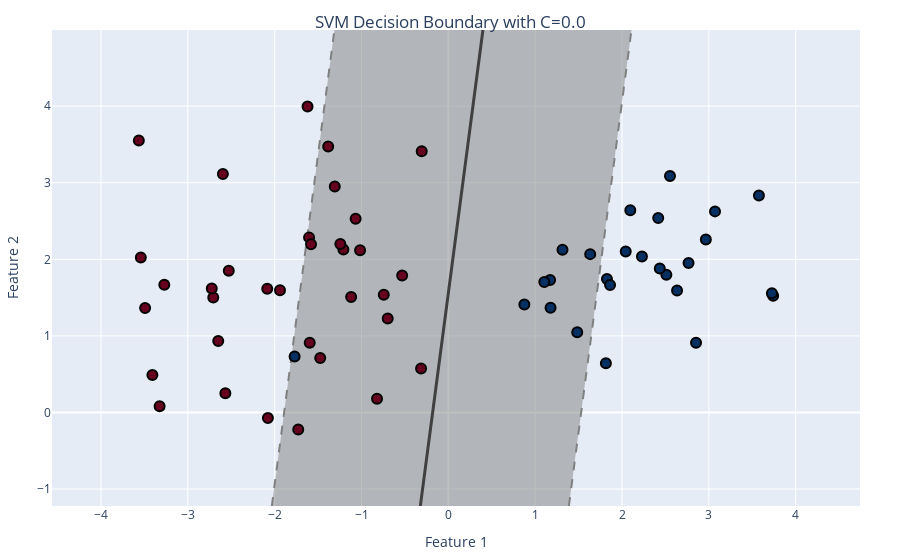

Notebook code cell kept with this figure:
### Markdown cell above
## Tikslumo metrikos klasifikacijos uždaviniams

1. **Maišos matrica (angl. confusion matrix)**:
   - Maišos matrica pateikia informaciją apie tikruosius teigiamus (TP), tikruosius neigiamus (TN), klaidingus teigiamus (FP) ir klaidingus neigiamus (FN) atvejus.
   
<div style="text-align: center;">
<img src="https://raw.githubusercontent.com/ugniusalekna/intro-to-ml/main/images/confusion_matrix.png" alt="confusion-matrix" width="45%">
</div>

2. **Tikslumas (angl. accuracy)**:
   - Tikslumas yra teisingai klasifikuotų ir visų atvejų santykis:
     $$
     \text{Accuracy} = \frac{\text{TP + TN}}{\text{TP + TN + FP + FN}}
     $$
   - Tikslumas gali būti klaidinantis, kai duomenyse vyrauja dominuojanti klasė.

3. **Teigiama prognostinė vertė (angl. precision)**:
   - Teigiama prognostinė vertė yra teisingai prognozuotų teigiamų atvejų dalis tarp visų prognozuotų teigiamų atvejų.
     $$
     \text{Precision} = \frac{\text{TP}}{\text{TP + FP}}
     $$
   - Didelis tikslumas rodo, kad yra mažai klaidingų teigiamų atvejų.

4. **Jautrumas (angl. recall)**:
   - Jautrumas yra teisingai prognozuotų teigiamų atvejų dalis tarp visų tikrųjų teigiamų atvejų.
     $$
     \text{Recall} = \frac{\text{TP}}{\text{TP + FN}}
     $$
   - Didelis jautrumas rodo, kad dauguma teigiamų atvejų yra nustatyti.

5. **$F_1$-matas (angl. $F_1$-score)**:
   - $F_1$ yra tikslumo ir jautrumo harmoninis vidurkis.
     $$
     F_1 = 2 \times \frac{\text{Precision} \times \text{Recall}}{\text{Precision} + \text{Recall}}
     $$
   - Veikia ir kai klasių pasiskirstymas yra nesubalansuotas.

### Code cell
from sklearn.model_selection import GridSearchCV
from sklearn.model_selection import train_test_split
from sklearn.metrics import classification_report, confusion_matrix

X_train, X_test, y_train, y_test = train_test_split(X, y, test_size=0.3, random_state=42)

svm = SVC(kernel='linear')

param_grid = {'C': np.linspace(0.01, 10.0, 1000)}

grid_search = GridSearchCV(svm, param_grid, cv=5, scoring='accuracy')
grid_search.fit(X_train, y_train)

best_C = grid_search.best_params_['C']
print(f"Best C value: {best_C}")

y_pred = grid_search.best_estimator_.predict(X_test)
print("Classification Report:\n")
print(classification_report(y_test, y_pred))

print("Confusion Matrix:\n")
print(confusion_matrix(y_test, y_pred))

plot_decision_boundary(X_test, y_test, clf=grid_search.best_estimator_, show_support_vectors=False)

### Figure 1 — Plotly figure (JSON) as saved in the notebook; plotly's stock layout.template omitted (floating-point values rounded to 4 significant figures; data arrays with more than 128 entries replaced by an {"elided": "..."} marker saying what was removed)
{"data": [{"colorscale": [[0, "rgb(103,0,31)"], [0.1, "rgb(178,24,43)"], [0.2, "rgb(214,96,77)"], [0.3, "rgb(244,165,130)"], [0.4, "rgb(253,219,199)"], [0.5, "rgb(247,247,247)"], [0.6, "rgb(209,229,240)"], [0.7, "rgb(146,197,222)"], [0.8, "rgb(67,147,195)"], [0.9, "rgb(33,102,172)"], [1, "rgb(5,48,97)"]], "contours": {"operation": "=", "type": "constraint", "value": 0}, "line": {"color": "black", "width": 3}, "showlegend": false, "type": "contour", "x": [-4.564, -4.47, -4.376, -4.282, -4.188, -4.094, -4.0, -3.906, -3.812, -3.718, -3.624, -3.53, -3.436, -3.342, -3.248, -3.154, -3.061, -2.967, -2.873, -2.779, -2.685, -2.591, -2.497, -2.403, -2.309, -2.215, -2.121, -2.027, -1.933, -1.839, -1.745, -1.651, -1.557, -1.463, -1.369, -1.275, -1.181, -1.087, -0.9928, -0.8989, -0.8049, -0.7109, -0.6169, -0.5229, -0.4289, -0.3349, -0.241, -0.147, -0.053, 0.04099, 0.135, 0.229, 0.3229, 0.4169, 0.5109, 0.6049, 0.6989, 0.7929, 0.8869, 0.9808, 1.075, 1.169, 1.263, 1.357, 1.451, 1.545, 1.639, 1.733, 1.827, 1.921, 2.015, 2.109, 2.203, 2.297, 2.391, 2.485, 2.579, 2.673, 2.767, 2.861, 2.955, 3.049, 3.142, 3.236, 3.33, 3.424, 3.518, 3.612, 3.706, 3.8, 3.894, 3.988, 4.082, 4.176, 4.27, 4.364, 4.458, 4.552, 4.646, 4.74], "y": [-1.222, -1.159, -1.096, -1.034, -0.9708, -0.908, -0.8452, -0.7824, -0.7196, -0.6569, -0.5941, -0.5313, -0.4685, -0.4057, -0.3429, -0.2801, -0.2173, -0.1545, -0.0917, -0.02891, 0.03388, 0.09668, 0.1595, 0.2223, 0.2851, 0.3479, 0.4106, 0.4734, 0.5362, 0.599, 0.6618, 0.7246, 0.7874, 0.8502, 0.913, 0.9758, 1.039, 1.101, 1.164, 1.227, 1.29, 1.353, 1.415, 1.478, 1.541, 1.604, 1.667, 1.729, 1.792, 1.855, 1.918, 1.981, 2.043, 2.106, 2.169, 2.232, 2.294, 2.357, 2.42, 2.483, 2.546, 2.608, 2.671, 2.734, 2.797, 2.86, 2.922, 2.985, 3.048, 3.111, 3.174, 3.236, 3.299, 3.362, 3.425, 3.488, 3.55, 3.613, 3.676, 3.739, 3.802, 3.864, 3.927, 3.99, 4.053, 4.116, 4.178, 4.241, 4.304, 4.367, 4.429, 4.492, 4.555, 4.618, 4.681, 4.743, 4.806, 4.869, 4.932, 4.995], "z": {"elided": "100x100 float values"}}, {"colorscale": [[0, "rgb(103,0,31)"], [0.1, "rgb(178,24,43)"], [0.2, "rgb(214,96,77)"], [0.3, "rgb(244,165,130)"], [0.4, "rgb(253,219,199)"], [0.5, "rgb(247,247,247)"], [0.6, "rgb(209,229,240)"], [0.7, "rgb(146,197,222)"], [0.8, "rgb(67,147,195)"], [0.9, "rgb(33,102,172)"], [1, "rgb(5,48,97)"]], "contours": {"coloring": "lines", "operation": "][", "type": "constraint", "value": [-1, 1]}, "line": {"color": "grey", "dash": "dash", "width": 2}, "showlegend": false, "type": "contour", "x": [-4.564, -4.47, -4.376, -4.282, -4.188, -4.094, -4.0, -3.906, -3.812, -3.718, -3.624, -3.53, -3.436, -3.342, -3.248, -3.154, -3.061, -2.967, -2.873, -2.779, -2.685, -2.591, -2.497, -2.403, -2.309, -2.215, -2.121, -2.027, -1.933, -1.839, -1.745, -1.651, -1.557, -1.463, -1.369, -1.275, -1.181, -1.087, -0.9928, -0.8989, -0.8049, -0.7109, -0.6169, -0.5229, -0.4289, -0.3349, -0.241, -0.147, -0.053, 0.04099, 0.135, 0.229, 0.3229, 0.4169, 0.5109, 0.6049, 0.6989, 0.7929, 0.8869, 0.9808, 1.075, 1.169, 1.263, 1.357, 1.451, 1.545, 1.639, 1.733, 1.827, 1.921, 2.015, 2.109, 2.203, 2.297, 2.391, 2.485, 2.579, 2.673, 2.767, 2.861, 2.955, 3.049, 3.142, 3.236, 3.33, 3.424, 3.518, 3.612, 3.706, 3.8, 3.894, 3.988, 4.082, 4.176, 4.27, 4.364, 4.458, 4.552, 4.646, 4.74], "y": [-1.222, -1.159, -1.096, -1.034, -0.9708, -0.908, -0.8452, -0.7824, -0.7196, -0.6569, -0.5941, -0.5313, -0.4685, -0.4057, -0.3429, -0.2801, -0.2173, -0.1545, -0.0917, -0.02891, 0.03388, 0.09668, 0.1595, 0.2223, 0.2851, 0.3479, 0.4106, 0.4734, 0.5362, 0.599, 0.6618, 0.7246, 0.7874, 0.8502, 0.913, 0.9758, 1.039, 1.101, 1.164, 1.227, 1.29, 1.353, 1.415, 1.478, 1.541, 1.604, 1.667, 1.729, 1.792, 1.855, 1.918, 1.981, 2.043, 2.106, 2.169, 2.232, 2.294, 2.357, 2.42, 2.483, 2.546, 2.608, 2.671, 2.734, 2.797, 2.86, 2.922, 2.985, 3.048, 3.111, 3.174, 3.236, 3.299, 3.362, 3.425, 3.488, 3.55, 3.613, 3.676, 3.739, 3.802, 3.864, 3.927, 3.99, 4.053, 4.116, 4.178, 4.241, 4.304, 4.367, 4.429, 4.492, 4.555, 4.618, 4.681, 4.743, 4.806, 4.869, 4.932, 4.995], "z": {"elided": "100x100 float values"}}, {"marker": {"color": [0, 0, 0, 1, 1, 1, 0, 0, 0, 0, 0, 0, 1, 1, 0, 1, 0, 0, 1, 1, 1, 1, 1, 0, 0, 0, 0, 0, 0, 1, 0, 1, 0, 0, 1, 0, 1, 0, 1, 1, 0, 0, 0, 0, 0, 0, 1, 1, 0, 1, 1, 0, 0, 1, 0, 1, 0, 1, 1, 1], "colorscale": [[0, "rgb(103,0,31)"], [0.1, "rgb(178,24,43)"], [0.2, "rgb(214,96,77)"], [0.3, "rgb(244,165,130)"], [0.4, "rgb(253,219,199)"], [0.5, "rgb(247,247,247)"], [0.6, "rgb(209,229,240)"], [0.7, "rgb(146,197,222)"], [0.8, "rgb(67,147,195)"], [0.9, "rgb(33,102,172)"], [1, "rgb(5,48,97)"]], "line": {"color": "Black", "width": 2}, "size": 10}, "mode": "markers", "showlegend": false, "type": "scatter", "x": [-1.622, -0.5321, -0.6984, 1.177, 2.095, 2.552, -2.529, -1.308, -1.597, -2.707, -0.8214, -3.564, 3.74, 2.229, -1.476, 1.633, -3.408, -2.568, 3.071, 1.826, 2.766, 1.484, 2.417, -2.086, -2.725, -1.209, -0.3142, -1.939, -0.7437, 2.965, -1.244, 2.042, -1.384, -1.604, 1.172, -2.078, 2.51, -3.492, 1.314, 0.8752, -1.729, -1.582, -3.542, -2.65, -2.596, -3.325, 1.862, 2.634, -1.068, 3.726, 1.105, -0.307, -1.12, -1.771, -3.271, 2.435, -1.017, 3.576, 1.814, 2.852], "y": [3.995, 1.787, 1.228, 1.366, 2.64, 3.088, 1.852, 2.95, 0.9088, 1.5, 0.1798, 3.55, 1.524, 2.036, 0.7115, 2.068, 0.4886, 0.2513, 2.626, 1.741, 1.953, 1.048, 2.54, 1.615, 1.619, 2.127, 0.5739, 1.595, 1.536, 2.26, 2.2, 2.102, 3.472, 2.286, 1.73, -0.07386, 1.8, 1.363, 2.126, 1.41, -0.222, 2.197, 2.025, 0.933, 3.115, 0.08049, 1.665, 1.592, 2.53, 1.556, 1.704, 3.412, 1.509, 0.7294, 1.668, 1.881, 2.118, 2.833, 0.6415, 0.9088]}], "layout": {"margin": {"b": 40, "l": 40, "r": 40, "t": 30}, "title": {"text": "SVM Decision Boundary with C=0.0", "x": 0.5, "xanchor": "center", "y": 0.95, "yanchor": "bottom"}, "xaxis": {"title": {"text": "Feature 1"}}, "yaxis": {"title": {"text": "Feature 2"}}}}
